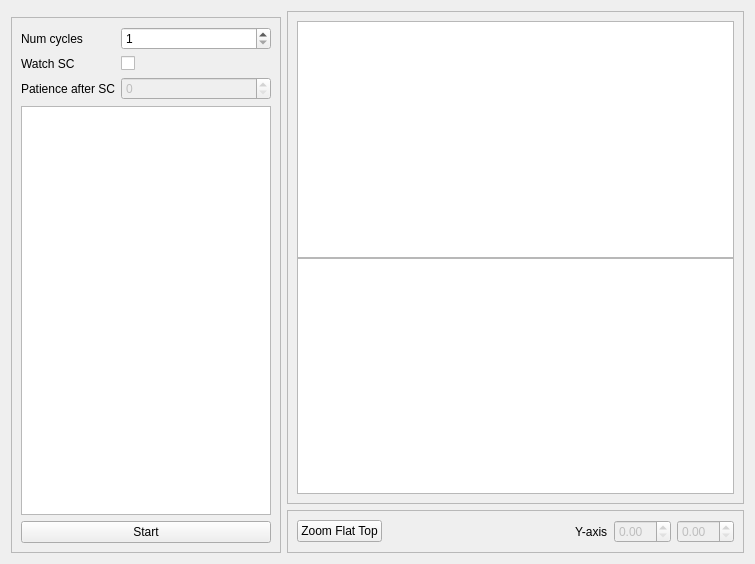
<?xml version="1.0" encoding="UTF-8"?>
<ui version="4.0">
 <class>PredictionComparisonWidget</class>
 <widget class="QWidget" name="PredictionComparisonWidget">
  <property name="geometry">
   <rect>
    <x>0</x>
    <y>0</y>
    <width>755</width>
    <height>564</height>
   </rect>
  </property>
  <property name="windowTitle">
   <string>Prediction Analysis</string>
  </property>
  <layout class="QHBoxLayout" name="horizontalLayout_2">
   <item>
    <widget class="QFrame" name="frame">
     <property name="maximumSize">
      <size>
       <width>300</width>
       <height>16777215</height>
      </size>
     </property>
     <property name="baseSize">
      <size>
       <width>0</width>
       <height>0</height>
      </size>
     </property>
     <property name="frameShape">
      <enum>QFrame::NoFrame</enum>
     </property>
     <property name="frameShadow">
      <enum>QFrame::Raised</enum>
     </property>
     <layout class="QVBoxLayout" name="verticalLayout">
      <property name="leftMargin">
       <number>0</number>
      </property>
      <property name="topMargin">
       <number>0</number>
      </property>
      <property name="rightMargin">
       <number>0</number>
      </property>
      <property name="bottomMargin">
       <number>0</number>
      </property>
      <item>
       <widget class="LsaSelector" name="LsaSelector">
        <property name="maximumSize">
         <size>
          <width>400</width>
          <height>16777215</height>
         </size>
        </property>
        <property name="toolTip">
         <string/>
        </property>
        <property name="accelerator" stdset="0">
         <enum>LsaSelector::SPS</enum>
        </property>
        <property name="fetchResidentOnly" stdset="0">
         <bool>true</bool>
        </property>
        <property name="contextCategories" stdset="0">
         <set>LsaSelector::Md|LsaSelector::Operational</set>
        </property>
       </widget>
      </item>
      <item>
       <widget class="QFrame" name="frame_5">
        <property name="maximumSize">
         <size>
          <width>400</width>
          <height>16777215</height>
         </size>
        </property>
        <property name="frameShape">
         <enum>QFrame::StyledPanel</enum>
        </property>
        <property name="frameShadow">
         <enum>QFrame::Raised</enum>
        </property>
        <layout class="QFormLayout" name="formLayout">
         <item row="0" column="0">
          <widget class="QLabel" name="labelNumPredictions">
           <property name="toolTip">
            <string>&lt;html&gt;&lt;head/&gt;&lt;body&gt;&lt;p&gt;Number of predictions to buffer. The oldest prediction is removed when the buffer is full and a new one arrives.&lt;/p&gt;&lt;/body&gt;&lt;/html&gt;</string>
           </property>
           <property name="text">
            <string>Num cycles</string>
           </property>
          </widget>
         </item>
         <item row="0" column="1">
          <widget class="QSpinBox" name="spinBoxNumPredictions">
           <property name="minimum">
            <number>1</number>
           </property>
           <property name="maximum">
            <number>20</number>
           </property>
          </widget>
         </item>
         <item row="1" column="0">
          <widget class="QLabel" name="labelWatchSC">
           <property name="toolTip">
            <string>&lt;html&gt;&lt;head/&gt;&lt;body&gt;&lt;p&gt;Watch for supercycle changes. Buffer will stop filling after patience num predictions are reached.&lt;/p&gt;&lt;/body&gt;&lt;/html&gt;</string>
           </property>
           <property name="text">
            <string>Watch SC</string>
           </property>
          </widget>
         </item>
         <item row="1" column="1">
          <widget class="QCheckBox" name="checkBox">
           <property name="text">
            <string/>
           </property>
          </widget>
         </item>
         <item row="2" column="0">
          <widget class="QLabel" name="labelSCPatience">
           <property name="toolTip">
            <string>&lt;html&gt;&lt;head/&gt;&lt;body&gt;&lt;p&gt;How many predictions after a supercycle change to buffer until automatically stopping.&lt;/p&gt;&lt;/body&gt;&lt;/html&gt;</string>
           </property>
           <property name="text">
            <string>Patience after SC</string>
           </property>
          </widget>
         </item>
         <item row="2" column="1">
          <widget class="QSpinBox" name="spinBoxSCPatience">
           <property name="enabled">
            <bool>false</bool>
           </property>
          </widget>
         </item>
         <item row="3" column="0" colspan="2">
          <widget class="QListView" name="listPredictions">
           <property name="sizePolicy">
            <sizepolicy hsizetype="Preferred" vsizetype="Expanding">
             <horstretch>0</horstretch>
             <verstretch>0</verstretch>
            </sizepolicy>
           </property>
           <property name="maximumSize">
            <size>
             <width>400</width>
             <height>16777215</height>
            </size>
           </property>
           <property name="editTriggers">
            <set>QAbstractItemView::NoEditTriggers</set>
           </property>
           <property name="selectionMode">
            <enum>QAbstractItemView::MultiSelection</enum>
           </property>
           <property name="selectionBehavior">
            <enum>QAbstractItemView::SelectRows</enum>
           </property>
          </widget>
         </item>
         <item row="4" column="0" colspan="2">
          <widget class="QPushButton" name="buttonStartStop">
           <property name="text">
            <string>Start</string>
           </property>
          </widget>
         </item>
        </layout>
       </widget>
      </item>
     </layout>
    </widget>
   </item>
   <item>
    <widget class="QFrame" name="frame_2">
     <property name="sizePolicy">
      <sizepolicy hsizetype="Expanding" vsizetype="Preferred">
       <horstretch>0</horstretch>
       <verstretch>0</verstretch>
      </sizepolicy>
     </property>
     <property name="frameShape">
      <enum>QFrame::NoFrame</enum>
     </property>
     <property name="frameShadow">
      <enum>QFrame::Raised</enum>
     </property>
     <layout class="QVBoxLayout" name="verticalLayout_3">
      <property name="leftMargin">
       <number>0</number>
      </property>
      <property name="topMargin">
       <number>0</number>
      </property>
      <property name="rightMargin">
       <number>0</number>
      </property>
      <property name="bottomMargin">
       <number>0</number>
      </property>
      <item>
       <widget class="QFrame" name="frame_3">
        <property name="sizePolicy">
         <sizepolicy hsizetype="Expanding" vsizetype="Preferred">
          <horstretch>0</horstretch>
          <verstretch>0</verstretch>
         </sizepolicy>
        </property>
        <property name="frameShape">
         <enum>QFrame::StyledPanel</enum>
        </property>
        <property name="frameShadow">
         <enum>QFrame::Raised</enum>
        </property>
        <layout class="QVBoxLayout" name="verticalLayout_2">
         <property name="spacing">
          <number>0</number>
         </property>
         <item>
          <widget class="StaticPlotWidget" name="plotDiffWidget">
           <property name="toolTip">
            <string>Extended Plot Widget with live data plotting capabilities.</string>
           </property>
           <property name="backgroundBrush">
            <brush brushstyle="NoBrush">
             <color alpha="255">
              <red>0</red>
              <green>0</green>
              <blue>0</blue>
             </color>
            </brush>
           </property>
           <property name="xAxisSide" stdset="0">
            <enum>StaticPlotWidget::Hidden</enum>
           </property>
          </widget>
         </item>
         <item>
          <widget class="StaticPlotWidget" name="plotPredWidget">
           <property name="toolTip">
            <string>Extended Plot Widget with live data plotting capabilities.</string>
           </property>
           <property name="backgroundBrush">
            <brush brushstyle="NoBrush">
             <color alpha="255">
              <red>0</red>
              <green>0</green>
              <blue>0</blue>
             </color>
            </brush>
           </property>
           <property name="showLegend" stdset="0">
            <bool>false</bool>
           </property>
          </widget>
         </item>
        </layout>
       </widget>
      </item>
      <item>
       <widget class="QFrame" name="frame_4">
        <property name="frameShape">
         <enum>QFrame::StyledPanel</enum>
        </property>
        <property name="frameShadow">
         <enum>QFrame::Raised</enum>
        </property>
        <layout class="QHBoxLayout" name="horizontalLayout">
         <item>
          <widget class="QPushButton" name="buttonZoomFT">
           <property name="text">
            <string>Zoom Flat Top</string>
           </property>
          </widget>
         </item>
         <item>
          <spacer name="horizontalSpacer">
           <property name="orientation">
            <enum>Qt::Horizontal</enum>
           </property>
           <property name="sizeType">
            <enum>QSizePolicy::Expanding</enum>
           </property>
           <property name="sizeHint" stdset="0">
            <size>
             <width>193</width>
             <height>20</height>
            </size>
           </property>
          </spacer>
         </item>
         <item>
          <widget class="QLabel" name="labelYAxis">
           <property name="text">
            <string>Y-axis</string>
           </property>
          </widget>
         </item>
         <item>
          <widget class="QDoubleSpinBox" name="sbinBoxYMin">
           <property name="enabled">
            <bool>false</bool>
           </property>
          </widget>
         </item>
         <item>
          <widget class="QDoubleSpinBox" name="spinboxYMax">
           <property name="enabled">
            <bool>false</bool>
           </property>
          </widget>
         </item>
        </layout>
       </widget>
      </item>
     </layout>
    </widget>
   </item>
  </layout>
  <action name="actionClear_Buffer">
   <property name="text">
    <string>&amp;Clear Buffer</string>
   </property>
   <property name="toolTip">
    <string>Clear buffered predictions</string>
   </property>
  </action>
  <action name="actionShow_GT">
   <property name="checkable">
    <bool>true</bool>
   </property>
   <property name="text">
    <string>&amp;Show Ground Truth</string>
   </property>
   <property name="toolTip">
    <string>Show ground truth field together with predicted field</string>
   </property>
  </action>
  <action name="actionExport_Predictions">
   <property name="text">
    <string>&amp;Export Predictions</string>
   </property>
   <property name="toolTip">
    <string>Export predictions to parquet format</string>
   </property>
  </action>
  <action name="actionExit">
   <property name="text">
    <string>&amp;Exit</string>
   </property>
  </action>
 </widget>
 <customwidgets>
  <customwidget>
   <class>LsaSelector</class>
   <extends>QWidget</extends>
   <header>accwidgets.lsa_selector</header>
  </customwidget>
  <customwidget>
   <class>StaticPlotWidget</class>
   <extends>QGraphicsView</extends>
   <header>accwidgets.graph</header>
  </customwidget>
 </customwidgets>
 <resources/>
 <connections/>
</ui>
